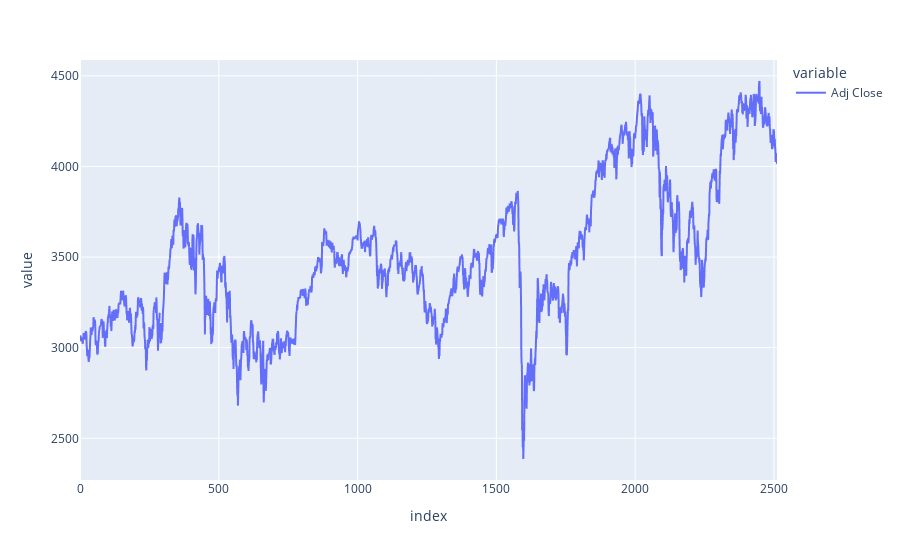
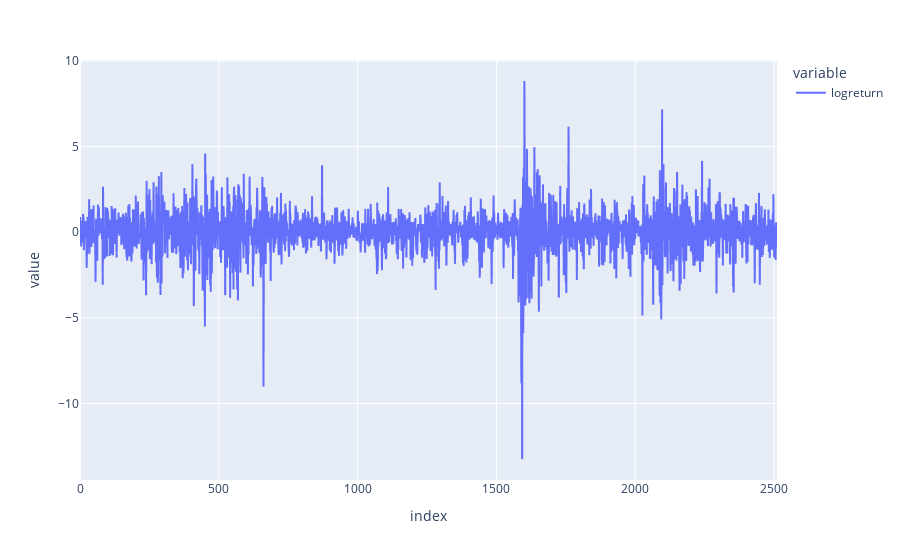

Notebook code cell kept with these figures, in order:
### Code cell
fig = px.line(df, x= df.index, y=['Adj Close'])
fig.show()
fig = px.line(df, x= df.index, y=['logreturn'])
fig.show()

### Figure 1 — Plotly figure (JSON) as saved in the notebook; plotly's stock layout.template omitted (floating-point values rounded to 4 significant figures; data arrays with more than 128 entries replaced by an {"elided": "..."} marker saying what was removed)
{"data": [{"hovertemplate": "variable=Adj Close<br>index=%{x}<br>value=%{y}<extra></extra>", "legendgroup": "Adj Close", "line": {"color": "#636efa", "dash": "solid"}, "marker": {"symbol": "circle"}, "mode": "lines", "name": "Adj Close", "showlegend": true, "type": "scattergl", "x": {"elided": "2512 int values"}, "xaxis": "x", "y": {"elided": "2512 float values"}, "yaxis": "y"}], "layout": {"legend": {"title": {"text": "variable"}, "tracegroupgap": 0}, "margin": {"t": 60}, "xaxis": {"anchor": "y", "domain": [0, 1], "title": {"text": "index"}}, "yaxis": {"anchor": "x", "domain": [0, 1], "title": {"text": "value"}}}}

### Figure 2 — Plotly figure (JSON) as saved in the notebook; plotly's stock layout.template omitted (floating-point values rounded to 4 significant figures; data arrays with more than 128 entries replaced by an {"elided": "..."} marker saying what was removed)
{"data": [{"hovertemplate": "variable=logreturn<br>index=%{x}<br>value=%{y}<extra></extra>", "legendgroup": "logreturn", "line": {"color": "#636efa", "dash": "solid"}, "marker": {"symbol": "circle"}, "mode": "lines", "name": "logreturn", "showlegend": true, "type": "scattergl", "x": {"elided": "2512 int values"}, "xaxis": "x", "y": {"elided": "2512 float values"}, "yaxis": "y"}], "layout": {"legend": {"title": {"text": "variable"}, "tracegroupgap": 0}, "margin": {"t": 60}, "xaxis": {"anchor": "y", "domain": [0, 1], "title": {"text": "index"}}, "yaxis": {"anchor": "x", "domain": [0, 1], "title": {"text": "value"}}}}
